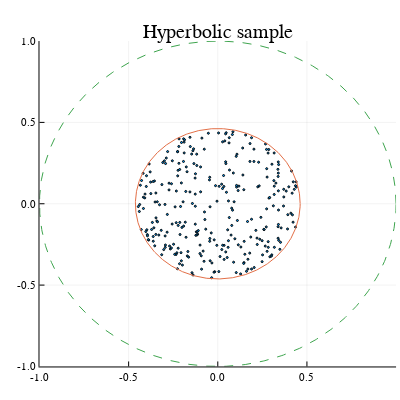
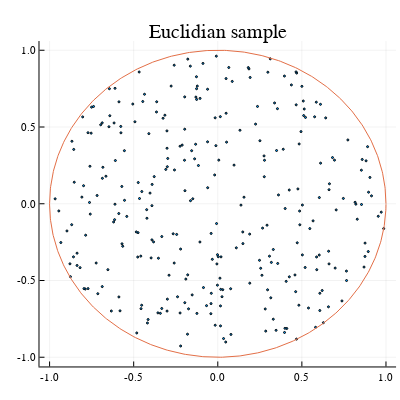
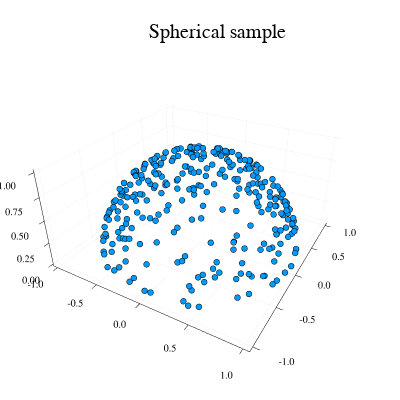

The notebook cell saved with these charts, in order:
### Markdown cell above
# Sample points and plot

Here we sample and plot `n=100` points in dimension `d=2` for each of the three gemetries

### Code cell
using Plots

# select plotting backend
plotlyjs()

# number of points and the dimension
n = 100
d = 2

# do the sampling
hyp_pts = sample_hyp(d,n)
euc_pts = sample_euc(d,n)
sph_pts = sample_sph(d,n)

# plot the hyperbolic sample
hyp_plt = scatter(getindex.(hyp_pts,1),getindex.(hyp_pts,2), 
    size=(400,400),  
    title="Hyperbolic sample",
    ylim=(-1.0,1.0),
    xlim=(-1.0,1.0),
    legend=false,
    markersize=1)

# plot the circle of _hyperbolic_ radius 1, or Euclidian radius tanh(1.0/2) within the Poincare disc
x = [tanh(1.0/2)*cos(t) for t=0:0.01:2*pi]
y = [tanh(1.0/2)*sin(t) for t=0:0.01:2*pi]
hyp_plt = plot!(x,y)

# plot the boundary of the Poincare disc
x_1 = [cos(t) for t=0:0.01:2*pi]
y_1 = [sin(t) for t=0:0.01:2*pi]
hyp_plt = plot!(x_1,y_1, linestyle=:dash)

#plot the Euclidian sample
euc_plt = scatter(getindex.(euc_pts,1),getindex.(euc_pts,2), 
    size=(400,400),
    title="Euclidian sample",
    legend=false,
    markersize=1)

# plot the circle of Euclidian radius 1
euc_plt = plot!(x_1,y_1)

# plot the spherical sample
sph_plt = plot(getindex.(sph_pts,1),getindex.(sph_pts,2),getindex.(sph_pts,3), 
    size=(400,400),
    legend=false,
    l=:scatter3d, 
    markersize = 1,
    title="Spherical sample",
    legend=false)

display(hyp_plt)
display(euc_plt)
display(sph_plt)

### Figure 1 — Plotly figure (JSON) as saved in the notebook; plotly's stock layout.template omitted (floating-point values rounded to 4 significant figures; data arrays with more than 128 entries replaced by an {"elided": "..."} marker saying what was removed)
{"data": [{"colorbar": {"title": ""}, "hoverinfo": "text", "legendgroup": "y1", "marker": {"color": "rgba(0, 154, 250, 1.000)", "line": {"color": "rgba(0, 0, 0, 1.000)", "width": 1}, "size": 2, "symbol": "circle"}, "mode": "markers", "name": "y1", "showlegend": true, "text": {"elided": "300 null values"}, "type": "scatter", "x": {"elided": "300 float values"}, "xaxis": "x1", "y": {"elided": "300 float values"}, "yaxis": "y1"}, {"colorbar": {"title": ""}, "hoverinfo": "text", "legendgroup": "y2", "line": {"color": "rgba(227, 111, 71, 1.000)", "dash": "solid", "shape": "linear", "width": 1}, "mode": "lines", "name": "y2", "showlegend": true, "text": {"elided": "629 null values"}, "type": "scatter", "x": {"elided": "629 float values"}, "xaxis": "x1", "y": {"elided": "629 float values"}, "yaxis": "y1"}, {"colorbar": {"title": ""}, "hoverinfo": "text", "legendgroup": "y3", "line": {"color": "rgba(62, 164, 78, 1.000)", "dash": "dash", "shape": "linear", "width": 1}, "mode": "lines", "name": "y3", "showlegend": true, "text": {"elided": "629 null values"}, "type": "scatter", "x": {"elided": "629 float values"}, "xaxis": "x1", "y": {"elided": "629 float values"}, "yaxis": "y1"}], "layout": {"annotations": [{"font": {"color": "rgba(0, 0, 0, 1.000)", "family": "sans-serif", "size": 20}, "rotation": 0, "showarrow": false, "text": "Hyperbolic sample", "x": 0.5444, "xanchor": "center", "xref": "paper", "y": 1, "yanchor": "top", "yref": "paper"}], "height": 400, "margin": {"b": 20, "l": 0, "r": 0, "t": 20}, "paper_bgcolor": "rgba(255, 255, 255, 1.000)", "plot_bgcolor": "rgba(255, 255, 255, 1.000)", "showlegend": false, "width": 400, "xaxis": {"anchor": "y1", "domain": [0.09873, 0.9902], "gridcolor": "rgba(0, 0, 0, 0.100)", "gridwidth": 0.5, "linecolor": "rgba(0, 0, 0, 1.000)", "mirror": false, "range": [-1, 1], "showgrid": true, "showline": true, "showticklabels": true, "tickangle": 0, "tickcolor": "rgb(0, 0, 0)", "tickfont": {"color": "rgba(0, 0, 0, 1.000)", "family": "sans-serif", "size": 11}, "tickmode": "array", "ticks": "inside", "ticktext": ["-1.0", "-0.5", "0.0", "0.5", "1.0"], "tickvals": [-1, -0.5, 0, 0.5, 1], "title": "", "titlefont": {"color": "rgba(0, 0, 0, 1.000)", "family": "sans-serif", "size": 15}, "type": "-", "visible": true, "zeroline": false, "zerolinecolor": "rgba(0, 0, 0, 1.000)"}, "yaxis": {"anchor": "x1", "domain": [0.03762, 0.9415], "gridcolor": "rgba(0, 0, 0, 0.100)", "gridwidth": 0.5, "linecolor": "rgba(0, 0, 0, 1.000)", "mirror": false, "range": [-1, 1], "showgrid": true, "showline": true, "showticklabels": true, "tickangle": 0, "tickcolor": "rgb(0, 0, 0)", "tickfont": {"color": "rgba(0, 0, 0, 1.000)", "family": "sans-serif", "size": 11}, "tickmode": "array", "ticks": "inside", "ticktext": ["-1.0", "-0.5", "0.0", "0.5", "1.0"], "tickvals": [-1, -0.5, 0, 0.5, 1], "title": "", "titlefont": {"color": "rgba(0, 0, 0, 1.000)", "family": "sans-serif", "size": 15}, "type": "-", "visible": true, "zeroline": false, "zerolinecolor": "rgba(0, 0, 0, 1.000)"}}}

### Figure 2 — Plotly figure (JSON) as saved in the notebook; plotly's stock layout.template omitted (floating-point values rounded to 4 significant figures; data arrays with more than 128 entries replaced by an {"elided": "..."} marker saying what was removed)
{"data": [{"colorbar": {"title": ""}, "hoverinfo": "text", "legendgroup": "y1", "marker": {"color": "rgba(0, 154, 250, 1.000)", "line": {"color": "rgba(0, 0, 0, 1.000)", "width": 1}, "size": 2, "symbol": "circle"}, "mode": "markers", "name": "y1", "showlegend": true, "text": {"elided": "300 null values"}, "type": "scatter", "x": {"elided": "300 float values"}, "xaxis": "x1", "y": {"elided": "300 float values"}, "yaxis": "y1"}, {"colorbar": {"title": ""}, "hoverinfo": "text", "legendgroup": "y2", "line": {"color": "rgba(227, 111, 71, 1.000)", "dash": "solid", "shape": "linear", "width": 1}, "mode": "lines", "name": "y2", "showlegend": true, "text": {"elided": "629 null values"}, "type": "scatter", "x": {"elided": "629 float values"}, "xaxis": "x1", "y": {"elided": "629 float values"}, "yaxis": "y1"}], "layout": {"annotations": [{"font": {"color": "rgba(0, 0, 0, 1.000)", "family": "sans-serif", "size": 20}, "rotation": 0, "showarrow": false, "text": "Euclidian sample", "x": 0.5444, "xanchor": "center", "xref": "paper", "y": 1, "yanchor": "top", "yref": "paper"}], "height": 400, "margin": {"b": 20, "l": 0, "r": 0, "t": 20}, "paper_bgcolor": "rgba(255, 255, 255, 1.000)", "plot_bgcolor": "rgba(255, 255, 255, 1.000)", "showlegend": false, "width": 400, "xaxis": {"anchor": "y1", "domain": [0.09873, 0.9902], "gridcolor": "rgba(0, 0, 0, 0.100)", "gridwidth": 0.5, "linecolor": "rgba(0, 0, 0, 1.000)", "mirror": false, "range": [-1.06, 1.06], "showgrid": true, "showline": true, "showticklabels": true, "tickangle": 0, "tickcolor": "rgb(0, 0, 0)", "tickfont": {"color": "rgba(0, 0, 0, 1.000)", "family": "sans-serif", "size": 11}, "tickmode": "array", "ticks": "inside", "ticktext": ["-1.0", "-0.5", "0.0", "0.5", "1.0"], "tickvals": [-1, -0.5, 0, 0.5, 1], "title": "", "titlefont": {"color": "rgba(0, 0, 0, 1.000)", "family": "sans-serif", "size": 15}, "type": "-", "visible": true, "zeroline": false, "zerolinecolor": "rgba(0, 0, 0, 1.000)"}, "yaxis": {"anchor": "x1", "domain": [0.03762, 0.9415], "gridcolor": "rgba(0, 0, 0, 0.100)", "gridwidth": 0.5, "linecolor": "rgba(0, 0, 0, 1.000)", "mirror": false, "range": [-1.06, 1.06], "showgrid": true, "showline": true, "showticklabels": true, "tickangle": 0, "tickcolor": "rgb(0, 0, 0)", "tickfont": {"color": "rgba(0, 0, 0, 1.000)", "family": "sans-serif", "size": 11}, "tickmode": "array", "ticks": "inside", "ticktext": ["-1.0", "-0.5", "0.0", "0.5", "1.0"], "tickvals": [-1, -0.5, 0, 0.5, 1], "title": "", "titlefont": {"color": "rgba(0, 0, 0, 1.000)", "family": "sans-serif", "size": 15}, "type": "-", "visible": true, "zeroline": false, "zerolinecolor": "rgba(0, 0, 0, 1.000)"}}}

### Figure 3 — Plotly figure (JSON) as saved in the notebook; plotly's stock layout.template omitted (floating-point values rounded to 4 significant figures; data arrays with more than 128 entries replaced by an {"elided": "..."} marker saying what was removed)
{"data": [{"colorbar": {"title": ""}, "hoverinfo": "text", "legendgroup": "y1", "marker": {"color": "rgba(0, 154, 250, 1.000)", "line": {"color": "rgba(0, 0, 0, 1.000)", "width": 1}, "size": 2, "symbol": "circle"}, "mode": "markers", "name": "y1", "showlegend": true, "text": {"elided": "301 null values"}, "type": "scatter3d", "x": {"elided": "301 float values"}, "xaxis": "x1", "y": {"elided": "301 float values"}, "yaxis": "y1", "z": {"elided": "301 float values"}}], "layout": {"annotations": [{"font": {"color": "rgba(0, 0, 0, 1.000)", "family": "sans-serif", "size": 20}, "rotation": 0, "showarrow": false, "text": "Spherical sample", "x": 0.5444, "xanchor": "center", "xref": "paper", "y": 1, "yanchor": "top", "yref": "paper"}], "height": 400, "margin": {"b": 20, "l": 0, "r": 0, "t": 20}, "paper_bgcolor": "rgba(255, 255, 255, 1.000)", "plot_bgcolor": "rgba(255, 255, 255, 1.000)", "scene": {"camera": {"eye": {"x": 1.126, "y": -1.95, "z": 1.3}}, "xaxis": {"anchor": "y1", "domain": [0.09873, 0.9902], "gridcolor": "rgba(0, 0, 0, 0.100)", "gridwidth": 0.5, "linecolor": "rgba(0, 0, 0, 1.000)", "mirror": false, "range": [-1.053, 1.058], "showgrid": true, "showline": true, "showticklabels": true, "tickangle": 0, "tickcolor": "rgb(0, 0, 0)", "tickfont": {"color": "rgba(0, 0, 0, 1.000)", "family": "sans-serif", "size": 11}, "tickmode": "array", "ticks": "inside", "ticktext": ["-1.0", "-0.5", "0.0", "0.5", "1.0"], "tickvals": [-1, -0.5, 0, 0.5, 1], "title": "", "titlefont": {"color": "rgba(0, 0, 0, 1.000)", "family": "sans-serif", "size": 15}, "type": "-", "visible": true, "zeroline": false, "zerolinecolor": "rgba(0, 0, 0, 1.000)"}, "yaxis": {"anchor": "x1", "domain": [0.03762, 0.9415], "gridcolor": "rgba(0, 0, 0, 0.100)", "gridwidth": 0.5, "linecolor": "rgba(0, 0, 0, 1.000)", "mirror": false, "range": [-1.056, 1.057], "showgrid": true, "showline": true, "showticklabels": true, "tickangle": 0, "tickcolor": "rgb(0, 0, 0)", "tickfont": {"color": "rgba(0, 0, 0, 1.000)", "family": "sans-serif", "size": 11}, "tickmode": "array", "ticks": "inside", "ticktext": ["-1.0", "-0.5", "0.0", "0.5", "1.0"], "tickvals": [-1, -0.5, 0, 0.5, 1], "title": "", "titlefont": {"color": "rgba(0, 0, 0, 1.000)", "family": "sans-serif", "size": 15}, "type": "-", "visible": true, "zeroline": false, "zerolinecolor": "rgba(0, 0, 0, 1.000)"}, "zaxis": {"gridcolor": "rgba(0, 0, 0, 0.100)", "gridwidth": 0.5, "linecolor": "rgba(0, 0, 0, 1.000)", "mirror": false, "range": [-0.02599, 1.03], "showgrid": true, "showline": true, "showticklabels": true, "tickangle": 0, "tickcolor": "rgb(0, 0, 0)", "tickfont": {"color": "rgba(0, 0, 0, 1.000)", "family": "sans-serif", "size": 11}, "tickmode": "array", "ticks": "inside", "ticktext": ["0.00", "0.25", "0.50", "0.75", "1.00"], "tickvals": [0, 0.25, 0.5, 0.75, 1], "title": "", "titlefont": {"color": "rgba(0, 0, 0, 1.000)", "family": "sans-serif", "size": 15}, "type": "-", "visible": true, "zeroline": false, "zerolinecolor": "rgba(0, 0, 0, 1.000)"}}, "showlegend": false, "width": 400}}
